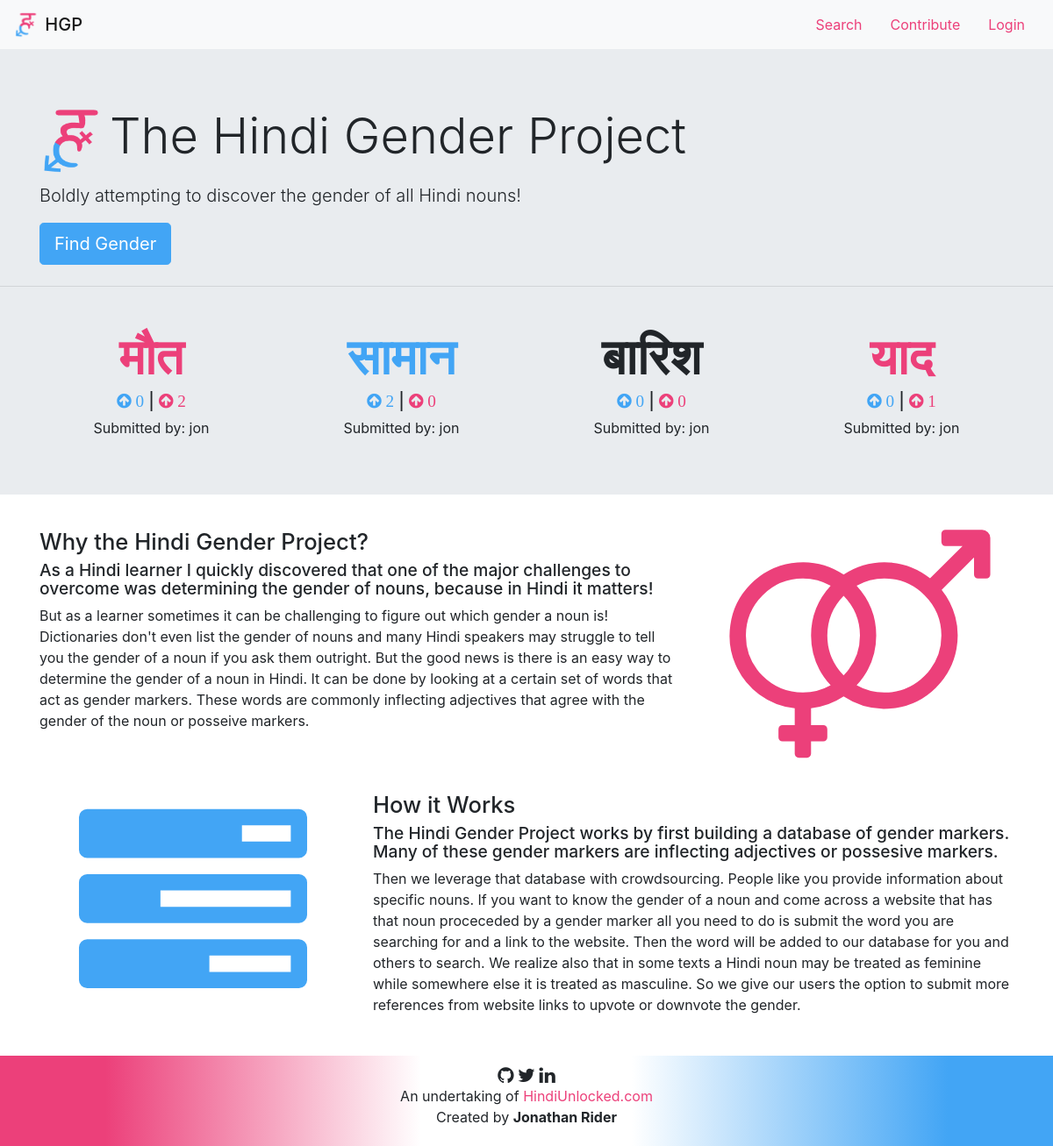
The app's page /, older data.
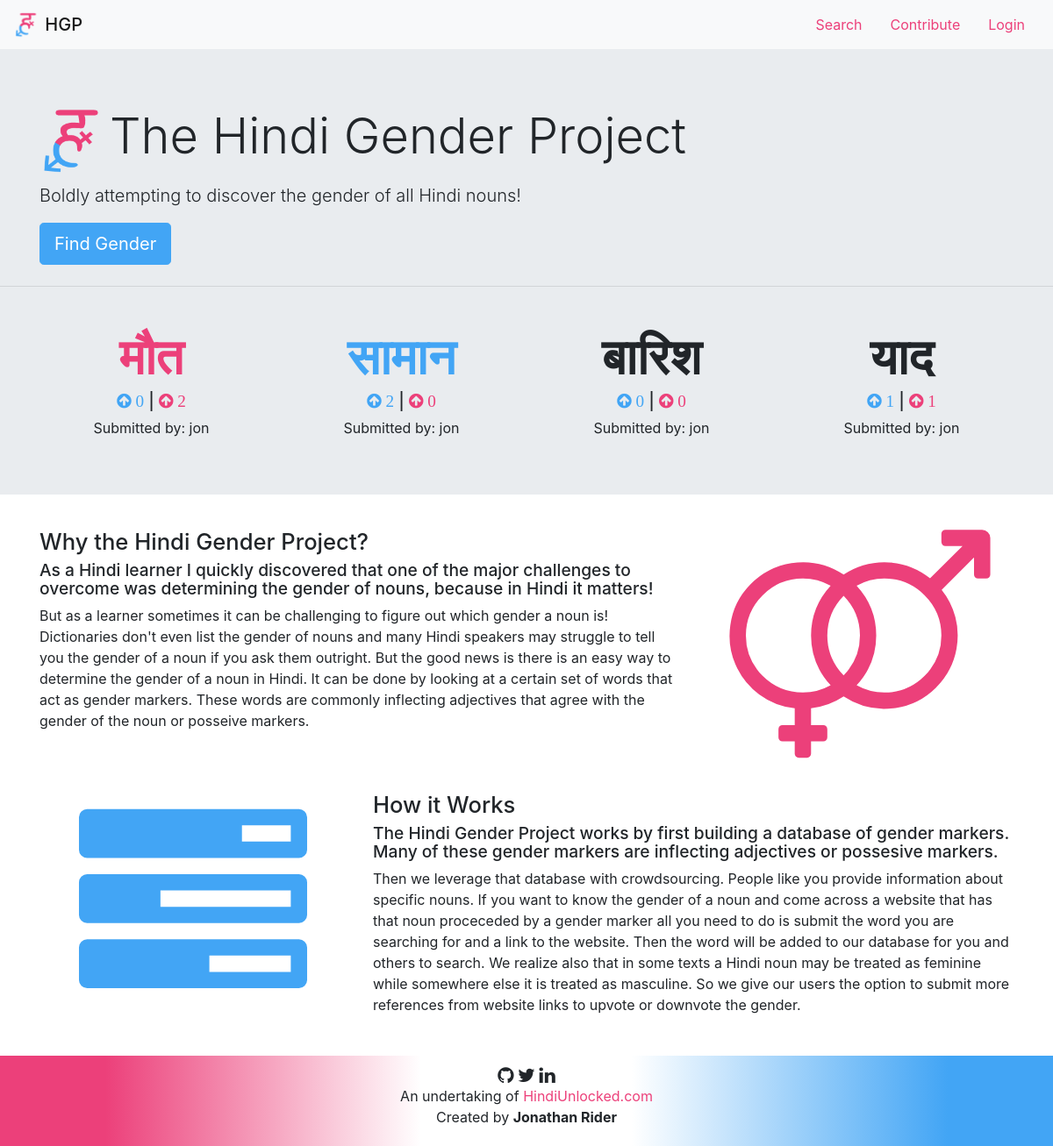
The same page, newer data.
### gender/models.py (models this page shows)
class Noun(models.Model):
    word = models.CharField(max_length=64, unique=True)
    female_up = models.PositiveIntegerField(default=0)
    male_up = models.PositiveIntegerField(default=0)
    submitted_by = models.ForeignKey(User, default=1, on_delete=models.CASCADE)
    def __str__(self):
        return self.word

### gender/views.py (the view)
# urls.py: path("", views.index, name="index"),
def index(request):
    current_list = Noun.objects.all().order_by('-id')[:4]
    context = {
     "current_list": current_list,
     "isLoggedIn": request.user.is_authenticated,
    }
    return render(request, "gender/index.html", context)

### gender/templates/gender/index.html (shortened to what this page needs)
{% extends 'gender/base.html' %}
{% block body %}
<nav class="navbar navbar-light bg-light">
  <a href="{% url 'index' %}" class="navbar-brand mb-0 h1">
    {% load static %}
    <img src="{% static 'gender/icon/favicon-32x32.png' %}" width="30" height="30" class="d-inline-block align-top">
    HGP
  </a>
  <ul class="nav">
    <li class="nav-item">
      <a class="nav-link" href="{% url 'search' %}">Search</a>
    </li>
    <li class="nav-item">
      <a class="nav-link" href="{% url 'contribute' %}">Contribute</a>
    </li>
    <li class="nav-item">
      {% if isLoggedIn %}
      <a class="nav-link" href="{% url 'logout' %}">Logout</a>
      {% else %}
      <a class="nav-link" href="{% url 'login' %}">Login</a>
      {% endif %}
    </li>
  </ul>
</nav>
<div class="jumbotron jumbotron-fluid">
  <div class="container">
    <h1 class="display-4"><img id="logo" src="{% static 'gender/icon/hindigender.png' %}" class="d-inline-block align-left">The Hindi Gender Project</h1>
    <p class="lead">Boldly attempting to discover the gender of all Hindi nouns!</p>
    <form action="{% url 'search' %}" method="get">
      <button type="submit" role="button" class="btn btn-lg btn-secondary d-none d-sm-block point">Find Gender</button>
    </form>
  </div>
   <hr class="my-4">
  <div class="container">
    <div class="row text-center gap">
      {% for item in current_list %}
      <div class="col-sm-3 space">
        {% if item.male_up > item.female_up %}
        <h1 class=" display-4 font-weight-bold text-secondary">{{ item }}</h1>
        {% elif item.male_up < item.female_up %}
        <h1 class=" display-4 font-weight-bold text-primary">{{ item }}</h1>
        {% else %}
        <h1 class=" display-4 font-weight-bold">{{ item }}</h1>
        {% endif %}
        <h5><i class="text-secondary fa fa-arrow-circle-up" title="Upvotes for Masculine" data-toggle="tooltip"> {{item.male_up}} </i> | <i class="text-primary fa fa-arrow-circle-up" title="Upvotes for Feminine" data-toggle="tooltip"> {{item.female_up}} </i></h5>
        <a>Submitted by: {{ item.submitted_by }}</a>
      </div>
      {% endfor %}
    </div>
  </div>
</div>
<div class="container gap ">
  <div class="row">
    <div class="col-md-8">
      <h1> Why the Hindi Gender Project?</h1>
      <h5>As a Hindi learner I quickly discovered that one of the major challenges to overcome was determining the gender of nouns, because in Hindi it matters!</h5>
      <a>But as a learner sometimes it can be challenging to figure out which gender a noun is! Dictionaries don't even list the gender of nouns and many Hindi speakers may struggle to tell you the gender of a noun if you ask them outright. But the good news is there is an easy way to determine the gender of a noun in Hindi. It can be done by looking at a certain set of words that act as gender markers. These words are commonly inflecting adjectives that agree with the gender of the noun or posseive markers.</a>
    </div>
    <div class="col-md-4 text-center">
      <i class="fa fa-venus-mars text-primary icon"></i>
    </div>
  </div>
</div>
<div class="container gap">
  <div class="row">
    <div class="col-md-4 text-center">
      <i class="fa fa-tasks text-secondary icon"></i>
    </div>
    <div class="col-md-8">
      <h1> How it Works</h1>
      <h5>The Hindi Gender Project works by first building a database of gender markers. Many of these gender markers are inflecting adjectives or possesive markers.</h5>
      <a>Then we leverage that database with crowdsourcing. People like you provide information about specific nouns. If you want to know the gender of a noun and come across a website that has that noun proceceded by a gender marker all you need to do is submit the word you are searching for and a link to the website. Then the word will be added to our database for you and others to search. We realize also that in some texts a Hindi noun may be treated as feminine while somewhere else it is treated as masculine. So we give our users the option to submit more references from website links to upvote or downvote the gender.</a>
    </div>
  </div>
</div>
<footer class="text-center gap">
  <div class="container">
    <i class="fa fa-lg fa-github hover-opacity"></i>
    <i class="fa fa-lg fa-twitter hover-opacity"></i>
    <i class="fa fa-lg fa-linkedin hover-opacity"></i>
 </div>
 <a>An undertaking of <a href="http://www.HindiUnlocked.com" target="_blank">HindiUnlocked.com</a></a>
 <p>Created by <b>Jonathan Rider</b></p>
</footer>
{% endblock %}

### gender/templates/gender/base.html (shortened to what this page needs)
{% load static %}
<!DOCTYPE html>
<html lang="en" dir="ltr">
  <head>
    <link rel="stylesheet" href="https://cdnjs.cloudflare.com/ajax/libs/font-awesome/4.7.0/css/font-awesome.min.css">
    <link rel="stylesheet" href="{% static 'gender/custom.css' %}"/>
    <link rel="stylesheet" href="{% static 'gender/styles.css' %}"/>
  </head>
  <body>
    {% block body %}
    {% endblock %}
  </body>
</html>

### gender/static/gender/styles.css (style rules this page uses)
.gap { margin-top: 40px; }
.space { margin-top: 10px; }
.icon { font-size: 260px; }
.point { cursor: pointer; }
footer { height: auto; padding-bottom: 5px; padding-top: 10px; position: relative; width: 100%; background: linear-gradient(to right, #ec407a 10%, white 40% 60%, #42a5f5 90%); }
#logo { width: 80px; height: 80px; }
@media only screen and (min-width: 600px) { h1 { font-size: 1.6rem; } }
@media only screen and (min-width: 600px) { h5 { font-size: 1.2rem; } }

Row changes from the older to the newer data that the page shows:
changed Noun (number 4 of 4 on the later page): male_up "0" → "1"
